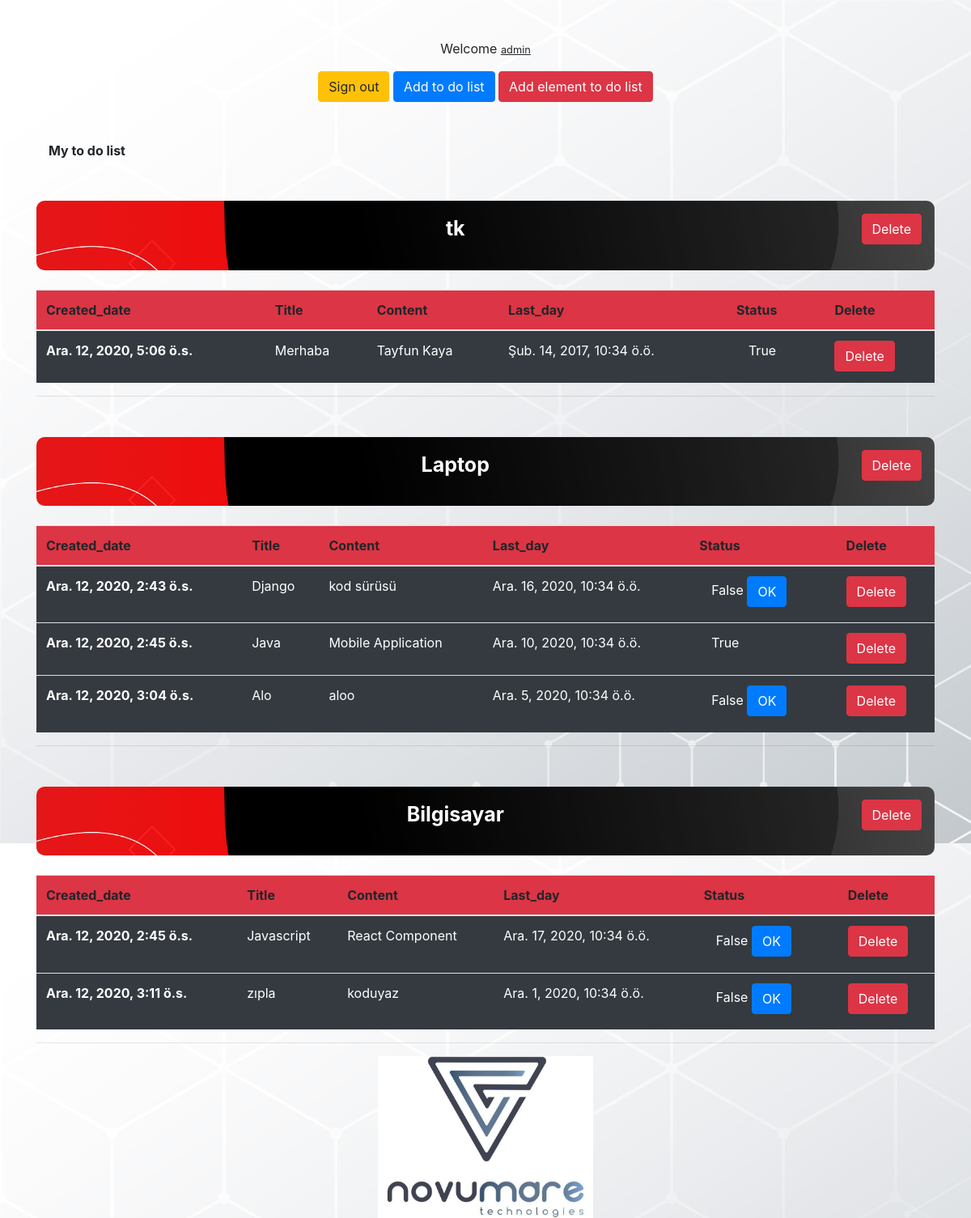
Page /Home/ (signed in) on the committed database.
### Home/models.py (models this page shows, shortened)
class ToDoList(models.Model):
    author = models.ForeignKey("auth.User", on_delete=models.CASCADE)
    name = models.CharField(max_length=100, verbose_name="Yapılacak Listesi")
    created_date=models.DateTimeField(auto_now_add=True)
    class Meta:
        ordering = ['-created_date']

class Items(models.Model):
    author=models.ForeignKey("auth.User",on_delete=models.CASCADE,related_name="kullanici")
    todolist = models.ForeignKey(ToDoList, on_delete=models.CASCADE)
    title = models.CharField(max_length=60, verbose_name="Başlık")
    content = models.TextField(blank=True, null=True, verbose_name="Açıklama")
    last_date = models.DateTimeField(verbose_name="Tarih")
    created_date = models.DateTimeField(auto_now_add=True)
    durum = models.BooleanField(default=False, verbose_name="Yapıldı")
    class Meta:
        ordering=['-last_date']

### Home/views.py (the view)
# urls.py: 2. Add a URL to urlpatterns:  path('', Home.as_view(), name='home')
def Home(request):
    listem=ToDoList.objects.filter(author=request.user)
    flag=True
    context={}
    if not listem:
        flag=False
        context={
            "flag":flag
        }
        return render(request, "index.html",context)
    else:
        datas=[]
        for i in range(0,len(listem)): # 2     0 1 2         0 1 2 3
            datas.append([Items.objects.filter(todolist=listem[i])])
        counter=Counter()
        counter.sifirla()
        context = {
            "listem": listem,
            "datas": datas,
            "flag":flag,
            "uzunluk":range(len(listem)),
            "counter":counter.deger,
            "degisken":counter,
            "range":range(10),
            "dizuzun":len(listem),
            "denet":True
        }
        return render(request,"index.html",context)

### Home/myClass.py (called while the page is built)
    def arttir(self):
        self.count+=1
        return self.count

    def sifirla(self):
        self.count=0
        return self.count

    def deger(self):
        return self.count

### Home/templatetags/Send.py (called while the page is built)
@register.filter
def index(d, i):
    return d[i]

### Home/templatetags/donme.py (called while the page is built)
@register.filter
def donn(d):
    return range(0,d)

### Home/templatetags/lenng.py (called while the page is built)
@register.filter
def length(d):
    return len(d)

### templates/index.html (shortened to what this page needs)
<!DOCTYPE html>
{% load static %}
<html lang="en">
<head>
        <link rel="stylesheet" href="https://stackpath.bootstrapcdn.com/bootstrap/4.4.1/css/bootstrap.min.css"
>
    <link rel="stylesheet" href="https://cdnjs.cloudflare.com/ajax/libs/font-awesome/4.7.0/css/font-awesome.min.css">
    <link rel="stylesheet" href="{% static 'dataTables.bootstrap4.min.css' %}">
    <link rel="stylesheet" href="{% static 'main.css' %}">
</head>
<body>
    {% load Send %}
    {% load lenng %}
    {% load crispy_forms_tags %}
    {% load donme %}
    <div class="container text-center mt-5">
        <p>Welcome <small style="text-decoration: underline;">{{request.user.username}}</small></p>
    </div>
    <div class="container text-center">
        <a href="/user/logout" class="btn btn-warning">Sign out</a>
        <a href="/my/yapadd" class="btn btn-primary">Add to do list</a>
        <a href="/my/yapitem" class="btn btn-danger">Add element to do list</a>
    </div>
    <div class="container mt-5">
        {% if flag %}
            <div class="container">
                <p class="card-text font-weight-bold">My to do list</p>
            </div>
            {% for i in uzunluk %}
                {% with veri=listem|index:i %}
                <div id="main" class="container p-3 mb-4 text-center">
                    <p id="title" class="card-text text-white">{{veri.name}}</p>
                    <p style="display: inline-block;float: right;"><a href="/deleteList/{{veri.id}}" class="btn btn-danger">Delete</a></p>
                {% endwith %}
                </div>
                <table id="myTable{{degisken.deger}}" class="table bg-danger">
                    <thead>
                        <tr>
                            <th scope="col">Created_date</th>
                            <th scope="col">Title</th>
                            <th scope="col">Content</th>
                            <th scope="col">Last_day</th>
                            <th scope="col">Status</th>
                            <th scope="col">Delete</th>
                        </tr>
                    </thead>
                    <tbody>
                        {% with mylist=datas|index:i %}
                            {% with indirme=mylist|index:0 %}
                                {% with uzu=indirme|length %}
                                    {% with dongu=uzu|donn %}
                                        {% for k in dongu %}
                                            {% with son=indirme|index:k %}
                                                <tr class="bg-dark text-white">
                                                    <th scope="row">{{son.created_date}}</th>
                                                    <td>{{son.title}}</td>
                                                    <td>{{son.content}}</td>
                                                    <td>{{son.last_date}}</td>
                                                    <td><div class="container">
                                                        <p style="display: inline-block;">{{son.durum}}</p>
                                                        {% if son.durum == False %}
                                                            <a href="/update/{{son.id}}" class="btn btn-primary">OK</a>
                                                        {% endif %}
                                                    </div></td>
                                                    <td><a href="/delete/{{son.id}}" class="btn btn-danger">Delete</a></td>
                                                </tr>
                                            {% endwith %}
                                        {% endfor %}
                                    {% endwith %}
                                {% endwith %}
                             {% endwith %}
                        {% endwith %}
                    </tbody>
                </table>
                <hr>
            {% endfor %}
        {% else %}
        <div class="container mt-3 bg-danger text-center text-white shadow-lg p-3">
            <p class="card-text">Listeniz boş</p>
        </div>
        {% endif %}
        <div id="novumare" class="container text-center mt-2 mb-2">
            <img id="photo" src="/static/image/45.jpeg" alt="">
        </div>
    </div>
    <link rel="stylesheet" type="text/css" href="https://cdn.datatables.net/v/dt/dt-1.10.22/datatables.min.css" />
</body>
</html>

### static/main.css (style rules this page uses)
* { margin: 0; padding: 0; box-sizing: border-box; }
body { width: 100%; height: 100vh; background: url(/static/image/12.jpg); background-size: cover; }
body #main { margin-top: 50px; border-radius: 10px; background: url(/static/image/25109.jpg); background-size: cover; }
body #main #title { display: inline-block; color: black; font-weight: bold; font-size: 25px; }
body #photo { height: 200px; width: 200; }

### rows in the picture
ToDoList: name "tk"
Items: created_date "Ara. 12, 2020, 5:06 ö.s.", title "Merhaba", content "Tayfun Kaya", last_date "Şub. 14, 2017, 10:34 ö.ö.", durum "True"
ToDoList: name "Laptop"
Items: created_date "Ara. 12, 2020, 2:43 ö.s.", title "Django", content "kod sürüsü", last_date "Ara. 16, 2020, 10:34 ö.ö.", durum "False"
Items: created_date "Ara. 12, 2020, 2:45 ö.s.", title "Java", content "Mobile Application", last_date "Ara. 10, 2020, 10:34 ö.ö.", durum "True"
Items: created_date "Ara. 12, 2020, 3:04 ö.s.", title "Alo", content "aloo", last_date "Ara. 5, 2020, 10:34 ö.ö.", durum "False"
ToDoList: name "Bilgisayar"
Items: created_date "Ara. 12, 2020, 2:45 ö.s.", title "Javascript", content "React Component", last_date "Ara. 17, 2020, 10:34 ö.ö.", durum "False"
Items: created_date "Ara. 12, 2020, 3:11 ö.s.", title "zıpla", content "koduyaz", last_date "Ara. 1, 2020, 10:34 ö.ö.", durum "False"

### other values in the picture
{{ request.user.username }} "admin"
